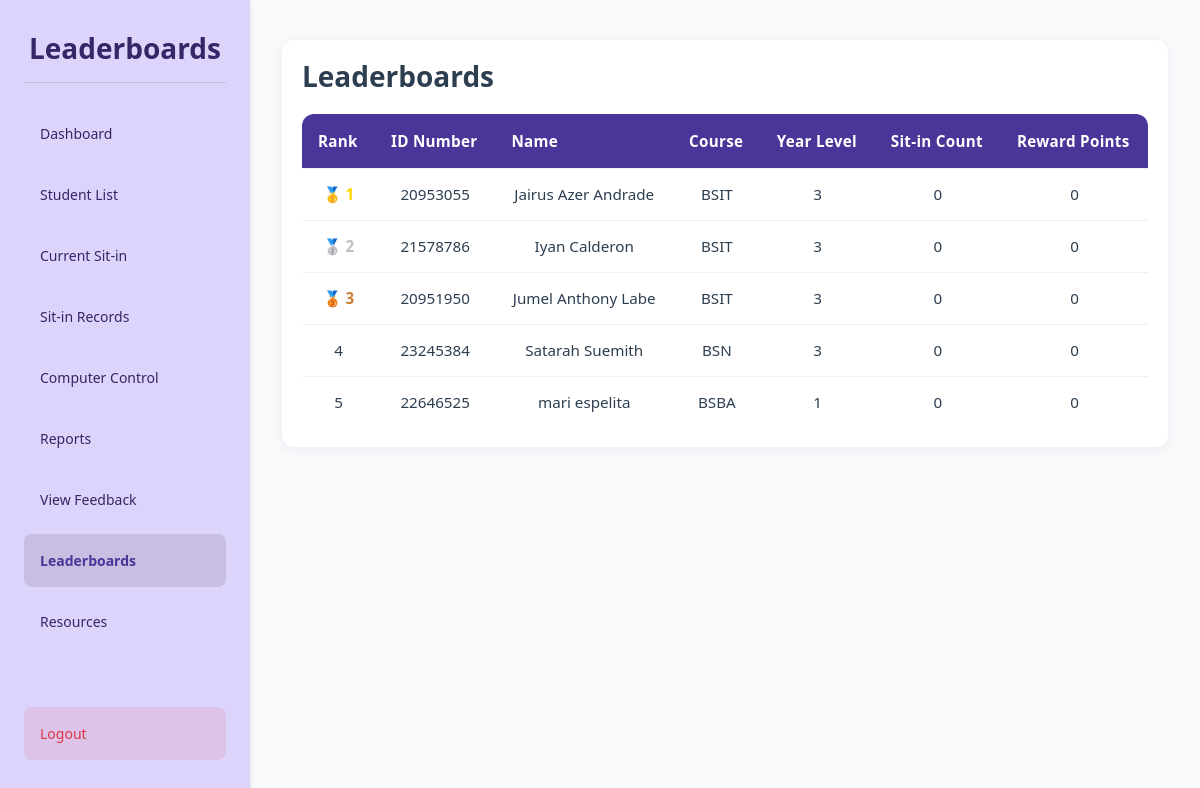
The page /admin/leaderboards (signed in) on the database as committed earlier.
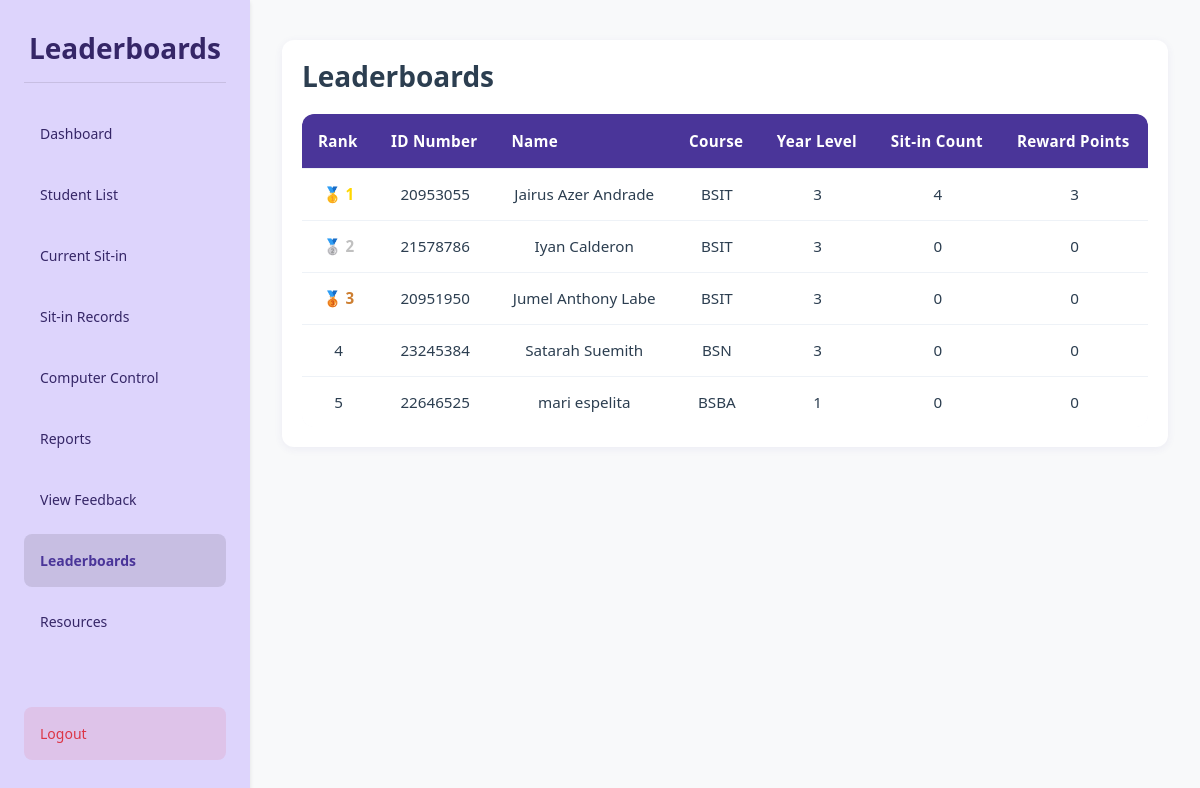
The same page on the database as committed later.
### tables this page shows
CREATE TABLE students ( 
idno TEXT PRIMARY KEY,
lastname TEXT NOT NULL,
firstname TEXT NOT NULL,
midname TEXT,
course TEXT NOT NULL,
year_level INTEGER NOT NULL,
email_address TEXT NOT NULL,
username TEXT NOT NULL CHECK (username = idno),
password TEXT NOT NULL,
profile_picture TEXT DEFAULT NULL,
session_count INTEGER DEFAULT 30
, reward_points INTEGER DEFAULT 0, reward_redeemable INTEGER DEFAULT 0, sit_in_count INTEGER DEFAULT 0);

### routes/admin_routes.py (the view)
@admin_bp.route('/leaderboards')
def leaderboards():
    if session.get('user_type') != 'admin':
        flash("Admin access required.", "danger")
        return redirect(url_for('auth.login'))
    leaderboard_data = get_combined_leaderboard_students(limit=5)
    return render_template(
        'admin/leaderboards.html',
        leaderboard_data=leaderboard_data
    )

### app.py (called while the page is built)
@app.after_request
def add_header(response):
    if 'Cache-Control' not in response.headers:
        response.headers['Cache-Control'] = 'no-store, no-cache, must-revalidate, post-check=0, pre-check=0, max-age=0'
        response.headers['Pragma'] = 'no-cache'
        response.headers['Expires'] = '-1'
    return response

### templates/admin/leaderboards.html (shortened to what this page needs)
{% extends "admin/base.html" %}
{% block content %}
<head>
    <link rel="stylesheet" href="static/styles.css">
    <link href="https://cdn.jsdelivr.net/npm/bootstrap@5.3.0/dist/css/bootstrap.min.css" rel="stylesheet">
</head>
<body>
    <div class="dashboard-container">
        <div class="sidebar">
            <h1 class="dashboard-title">Leaderboards</h1>
            <a href="{{ url_for('admin.admin_dashboard') }}" class="menu-btn">Dashboard</a>
            <a href="{{ url_for('admin.student_list') }}" class="menu-btn">Student List</a>
            <a href="{{ url_for('admin.current_sit_in') }}" class="menu-btn">Current Sit-in</a>
            <a href="{{ url_for('admin.sit_in_records') }}" class="menu-btn">Sit-in Records</a>
            <a href="{{ url_for('admin.computer_control') }}" class="menu-btn">Computer Control</a>
            <a href="{{ url_for('admin.reports') }}" class="menu-btn">Reports</a>
            <a href="{{ url_for('admin.feedback_reports') }}" class="menu-btn">View Feedback</a>
            <a href="{{ url_for('admin.leaderboards') }}" class="menu-btn active">Leaderboards</a>
            <a href="{{ url_for('admin.admin_resources') }}" class="menu-btn">Resources</a>
            <a href="{{ url_for('admin.logout') }}" class="menu-btn logout-btn">Logout</a>
        </div>
        <div class="content">
            <div class="container">
                <div class="table-container">
                    <div class="table-header">
                        <h2 class="table-title">Leaderboards</h2>
                    </div>
                    <table class="custom-table" id="leaderboardTable">
                        <thead>
                            <tr>
                                <th>Rank</th>
                                <th>ID Number</th>
                                <th>Name</th>
                                <th>Course</th>
                                <th>Year Level</th>
                                <th>Sit-in Count</th>
                                <th>Reward Points</th>
                            </tr>
                        </thead>
                        <tbody id="leaderboardTableBody">
                            {% for student in leaderboard_data %}
                            <tr>
                                <td>
                                    {% if loop.index == 1 %}
                                        <span class="rank-1">🥇 1</span>
                                    {% elif loop.index == 2 %}
                                        <span class="rank-2">🥈 2</span>
                                    {% elif loop.index == 3 %}
                                        <span class="rank-3">🥉 3</span>
                                    {% else %}
                                        {{ loop.index }}
                                    {% endif %}
                                </td>
                                <td>{{ student.idno }}</td>
                                <td>{{ student.firstname }} {{ student.lastname }}</td>
                                <td>{{ student.course }}</td>
                                <td>{{ student.year_level }}</td>
                                <td>{{ student.sit_in_count }}</td>
                                <td>{{ student.reward_points }}</td>
                            </tr>
                            {% else %}
                            <tr>
                                <td colspan="7" class="text-center">No data available.</td>
                            </tr>
                            {% endfor %}
                        </tbody>
                    </table>
                </div>
            </div>
        </div>
    </div>
</body>
{% endblock %}

Rows that differ between the two databases and show on the page:
changed students "Jairus Azer": sit_in_count "0" → "4"; reward_points "0" → "3"
